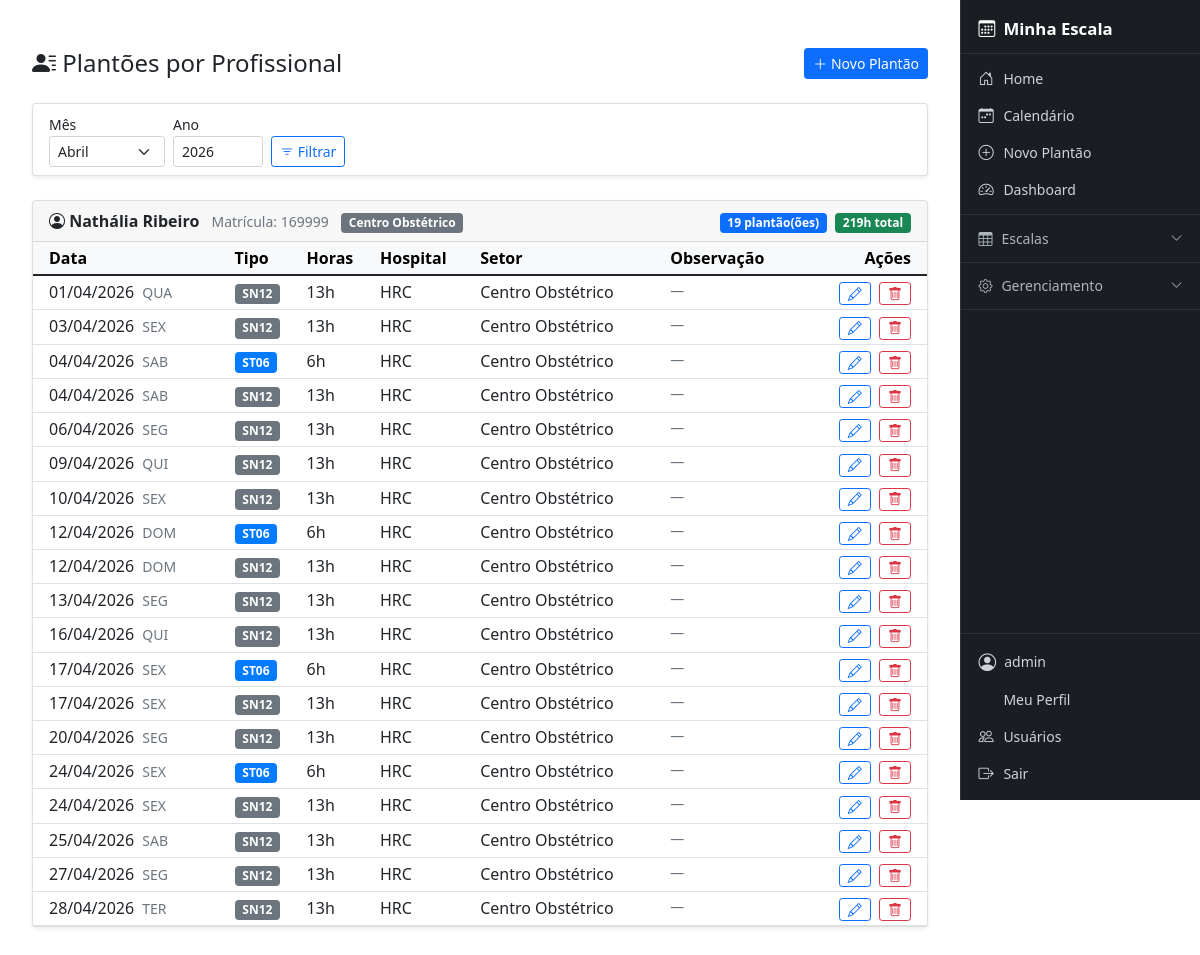
Before: /plantoes-por-profissional/ (signed in) with the older database file.
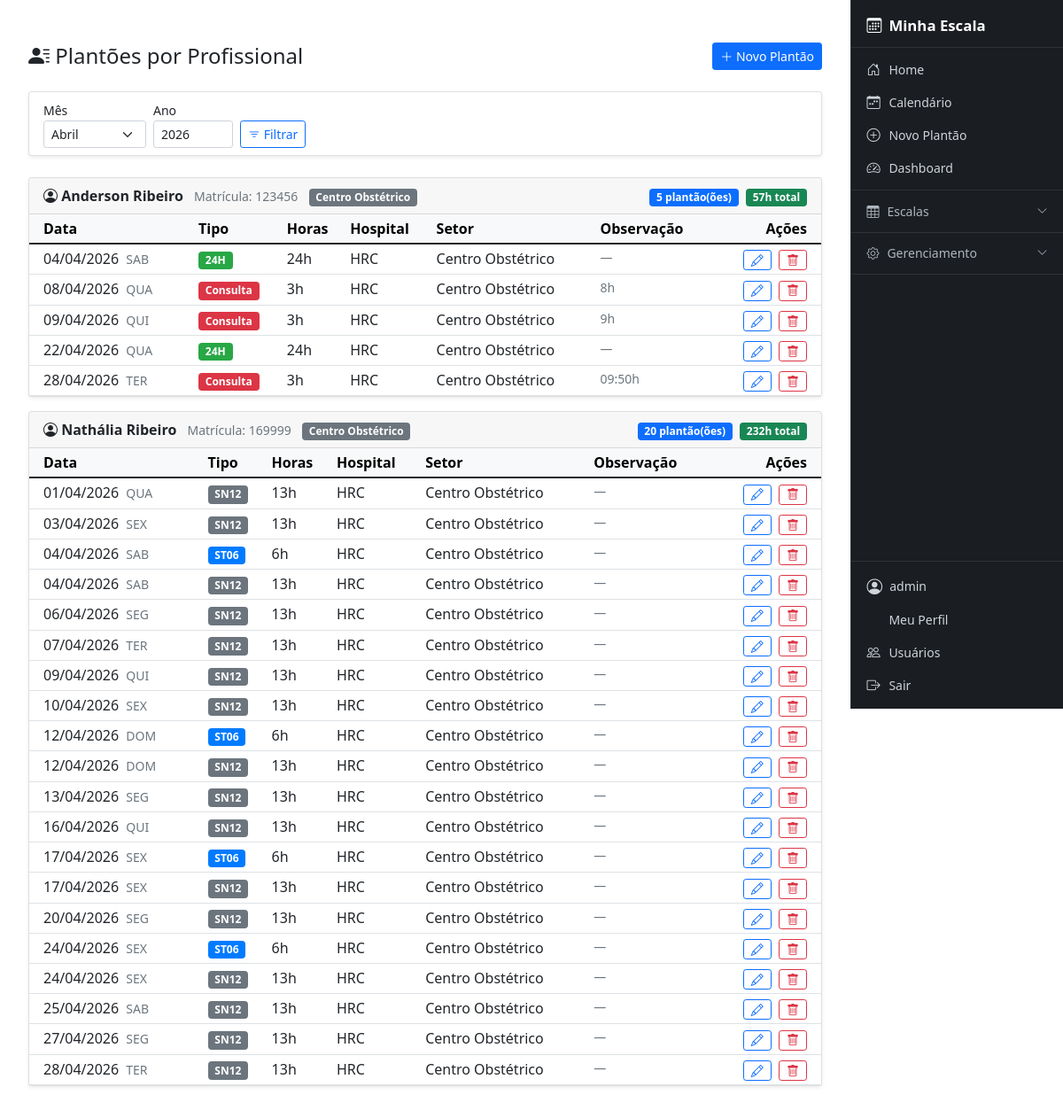
After: the same page with the newer database file.
### cal/models.py (models this page shows, shortened)
class Matricula(models.Model):
    user = models.OneToOneField(
        User,
        on_delete=models.CASCADE,
        related_name="matricula",
        null=True,
        blank=True
    )
    perfil = models.ForeignKey(PerfilUsuario, on_delete=models.SET_NULL, null=True, blank=True, related_name='matriculas_vinculadas')
    nome_completo = models.CharField(max_length=200)
    nome_exibicao = models.CharField(max_length=50, verbose_name="Nome de Exibição", default="")
    matricula = models.CharField(max_length=30, unique=True)
    coren = models.CharField(max_length=30, blank=True, null=True)
    hospital = models.ForeignKey(
        Hospital,
        on_delete=models.PROTECT,
        related_name="profissionais"
    )
    setor = models.ForeignKey(
        Setor,
        on_delete=models.PROTECT,
        related_name="profissionais",
        null=True,
        blank=True
    )
    especialidade = models.ForeignKey(
        Especialidade,
        on_delete=models.SET_NULL,
        related_name="profissionais",
        null=True,
        blank=True
    )
    carga_horaria_semanal = models.PositiveIntegerField(default=40)
    ativo = models.BooleanField(default=True)
    class Meta:
        ordering = ["nome_exibicao"]

class EventoEscala(models.Model):
    data = models.DateField()
    profissional = models.ForeignKey(
        Matricula,
        on_delete=models.CASCADE,
        related_name="eventos"
    )
    tipo = models.ForeignKey(
        TipoEvento,
        on_delete=models.CASCADE
    )
    hospital = models.ForeignKey(
        Hospital,
        on_delete=models.PROTECT
    )
    setor = models.ForeignKey(
        Setor,
        on_delete=models.PROTECT
    )
    criado_por = models.ForeignKey(
        User,
        on_delete=models.PROTECT,
        related_name="eventos_criados"
    )
    observacao = models.TextField(blank=True, null=True)
    criado_em = models.DateTimeField(auto_now_add=True)

class TipoEvento(models.Model):
    CORES_CHOICES = [
        ('#007bff', 'Azul'),
        ('#6610f2', 'Roxo'),
        ('#6f42c1', 'Lilás'),
        ('#e83e8c', 'Rosa'),
        ('#dc3545', 'Vermelho'),
        ('#fd7e14', 'Laranja'),
        ('#ffc107', 'Amarelo'),
        ('#28a745', 'Verde'),
        ('#20c997', 'Turquesa'),
        ('#17a2b8', 'Ciano'),
        ('#6c757d', 'Cinza'),
        ('#343a40', 'Preto'),
    ]
    tipo_base = models.ForeignKey(Tipo, on_delete=models.CASCADE, related_name="eventos", verbose_name="Tipo Base", null=True, blank=True)
    codigo = models.CharField(max_length=10, verbose_name="Código")
    descricao = models.CharField(max_length=50, verbose_name="Descrição")
    horas = models.PositiveIntegerField(verbose_name="Carga Horária (Horas)", blank=True, null=True)
    cor = models.CharField(max_length=20, choices=CORES_CHOICES, default='#007bff', verbose_name="Cor")
    class Meta:
        verbose_name = "Tipo de Evento"
        verbose_name_plural = "Tipos de Evento"
        unique_together = ("codigo", "descricao")

### core/models.py (models this page shows, shortened)
class Setor(models.Model):
    nome = models.CharField(max_length=100)
    hospital = models.ForeignKey(
        Hospital,
        on_delete=models.CASCADE,
        related_name="setores"
    )
    class Meta:
        unique_together = ("nome", "hospital")

class Hospital(models.Model):
    nome = models.CharField(max_length=150, unique=True)
    sigla = models.CharField(max_length=20, blank=True, null=True)

### cal/views/views_cal.py (the view)
# urls.py: path('plantoes-por-profissional/', views_cal.plantoes_por_profissional, name='plantoes_por_profissional'),
@login_required
def plantoes_por_profissional(request):
    from ..models import Matricula
    user = request.user
    matricula_usuario = get_matricula(user)
    if is_admin(user):
        profissionais = Matricula.objects.filter(ativo=True).order_by('nome_completo')
    elif matricula_usuario:
        profissionais = Matricula.objects.filter(
            hospital=matricula_usuario.hospital,
            setor=matricula_usuario.setor,
            ativo=True
        ).order_by('nome_completo')
    else:
        profissionais = Matricula.objects.none()
    from datetime import datetime
    hoje = datetime.today()
    mes = int(request.GET.get('mes', hoje.month))
    ano = int(request.GET.get('ano', hoje.year))
    from datetime import date
    from calendar import monthrange
    primeiro_dia = date(ano, mes, 1)
    ultimo_dia = date(ano, mes, monthrange(ano, mes)[1])
    dados = []
    for prof in profissionais:
        eventos = EventoEscala.objects.filter(
            profissional=prof,
            data__range=[primeiro_dia, ultimo_dia]
        ).select_related('tipo').order_by('data')
        if eventos.exists():
            dados.append({
                'profissional': prof,
                'eventos': eventos,
                'total_horas': sum((e.tipo.horas or 0) for e in eventos if e.tipo),
                'total_plantoes': eventos.count(),
            })
    meses = [
        (1,'Janeiro'),(2,'Fevereiro'),(3,'Março'),(4,'Abril'),
        (5,'Maio'),(6,'Junho'),(7,'Julho'),(8,'Agosto'),
        (9,'Setembro'),(10,'Outubro'),(11,'Novembro'),(12,'Dezembro'),
    ]
    tipos_plantao = TipoEvento.objects.all()
    from django.core.paginator import Paginator
    paginator = Paginator(dados, 10)
    page_obj = paginator.get_page(request.GET.get('page'))
    return render(request, 'cal/plantoes_por_profissional.html', {
        'dados': page_obj,
        'page_obj': page_obj,
        'mes': mes,
        'tipos_plantao': tipos_plantao,
        'ano': ano,
        'meses': meses,
    })

### cal/permissions.py (called while the page is built)
def get_perfil(user):
    return getattr(user, 'cal_perfil', None)

def get_matricula(user):
    return getattr(user, 'matricula', None)

def is_admin(user):
    perfil = get_perfil(user)
    return user.is_staff or (perfil is not None and perfil.tipo == 'ADMIN')

### templates/cal/plantoes_por_profissional.html (shortened to what the changed rows need)
{% extends 'base.html' %}
{% load static %}
{% block content %}
<div class="container-fluid mt-4">
    {% if dados %}
        {% for item in dados %}
        <div class="card shadow-sm mb-3">
            <div class="card-header d-flex justify-content-between align-items-center py-2">
                <div>
                    <strong><i class="bi bi-person-circle"></i> {{ item.profissional.nome_completo }}</strong>
                    <span class="text-muted ms-2 small">Matrícula: {{ item.profissional.matricula }}</span>
                    {% if item.profissional.setor %}
                        <span class="badge bg-secondary ms-2">{{ item.profissional.setor.nome }}</span>
                    {% endif %}
                </div>
                <div class="text-end">
                    <span class="badge bg-primary">{{ item.total_plantoes }} plantão(ões)</span>
                    <span class="badge bg-success ms-1">{{ item.total_horas }}h total</span>
                </div>
            </div>
            <div class="card-body p-0">
                <div class="table-responsive">
                    <table class="table table-sm table-hover mb-0">
                        <thead class="table-light">
                            <tr>
                                <th class="ps-3">Data</th>
                                <th>Tipo</th>
                                <th>Horas</th>
                                <th>Hospital</th>
                                <th>Setor</th>
                                <th>Observação</th>
                                <th class="text-end pe-3">Ações</th>
                            </tr>
                        </thead>
                        <tbody>
                            {% for evento in item.eventos %}
                            <tr>
                                <td class="ps-3">
                                    <span class="fw-semibold">{{ evento.data|date:"d/m/Y" }}</span>
                                    <small class="text-muted ms-1">{{ evento.data|date:"D"|upper }}</small>
                                </td>
                                <td>
                                    {% if evento.tipo %}
                                        <span class="badge" style="background-color: {{ evento.tipo.cor }};">
                                            {{ evento.tipo.codigo }}
                                        </span>
                                    {% else %}
                                        <span class="text-muted">—</span>
                                    {% endif %}
                                </td>
                                <td>{{ evento.tipo.horas|default:"—" }}h</td>
                                <td>{{ evento.hospital.sigla|default:evento.hospital.nome|default:"—" }}</td>
                                <td>{{ evento.setor.nome|default:"—" }}</td>
                                <td class="text-muted small">{{ evento.observacao|default:"—" }}</td>
                                <td class="text-end pe-3">
                                    <button type="button"
                                        class="btn btn-outline-primary btn-sm py-0 px-2"
                                        onclick="abrirModalEditar(
                                            {{ evento.pk }},
                                            {{ evento.profissional.pk }},
                                            '{{ evento.profissional.nome_completo|escapejs }}',
                                            '{{ evento.data|date:"Y-m-d" }}',
                                            {{ evento.tipo.pk|default:'null' }},
                                            '{{ evento.observacao|escapejs }}'
                                        )"
                                        title="Editar">
                                        <i class="bi bi-pencil"></i>
                                    </button>
                                    <button type="button"
                                        class="btn btn-outline-danger btn-sm py-0 px-2 ms-1"
                                        onclick="abrirModalDeletar(
                                            {{ evento.pk }},
                                            '{{ evento.profissional.nome_completo|escapejs }}',
                                            '{{ evento.data|date:"d/m/Y" }}',
                                            '{{ evento.tipo.codigo|default:""|escapejs }}'
                                        )"
                                        title="Excluir">
                                        <i class="bi bi-trash"></i>
                                    </button>
                                </td>
                            </tr>
                            {% endfor %}
                        </tbody>
                    </table>
                </div>
            </div>
        </div>
        {% endfor %}
    {% else %}
        <div class="text-center text-muted py-5">
            <i class="bi bi-calendar-x fs-1"></i>
            <p class="mt-2">Nenhum plantão encontrado para o período selecionado.</p>
        </div>
    {% endif %}
</div>
{% endblock %}

Changed rows visible on the page:
added Matricula: profissional.nome_completo "Anderson Ribeiro", profissional.matricula "123456", profissional.setor.nome "Centro Obstétrico", total_plantoes "5", total_horas "57"
added EventoEscala: data "04/04/2026", data "SAB", tipo.codigo "24H", tipo.horas "24", hospital.sigla "HRC", setor.nome "Centro Obstétrico", observacao "—", shown under "Anderson Ribeiro"
added EventoEscala: data "08/04/2026", data "QUA", tipo.codigo "Consulta", tipo.horas "3", hospital.sigla "HRC", setor.nome "Centro Obstétrico", observacao "8h", shown under "Anderson Ribeiro"
added EventoEscala: data "09/04/2026", data "QUI", tipo.codigo "Consulta", tipo.horas "3", hospital.sigla "HRC", setor.nome "Centro Obstétrico", observacao "9h", shown under "Anderson Ribeiro"
added EventoEscala: data "22/04/2026", data "QUA", tipo.codigo "24H", tipo.horas "24", hospital.sigla "HRC", setor.nome "Centro Obstétrico", observacao "—", shown under "Anderson Ribeiro"
added EventoEscala: data "28/04/2026", data "TER", tipo.codigo "Consulta", tipo.horas "3", hospital.sigla "HRC", setor.nome "Centro Obstétrico", observacao "09:50h", shown under "Anderson Ribeiro"
computed for Matricula "Nathália Ribeiro": total_plantoes "19" → "20"; total_horas "219" → "232"
added EventoEscala: data "07/04/2026", data "TER", tipo.codigo "SN12", tipo.horas "13", hospital.sigla "HRC", setor.nome "Centro Obstétrico", observacao "—", shown under Matricula "Nathália Ribeiro"
